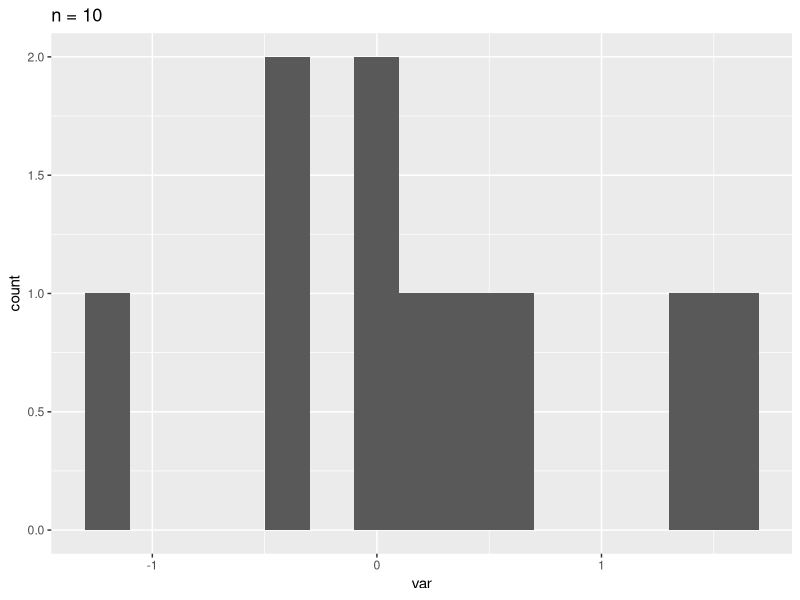
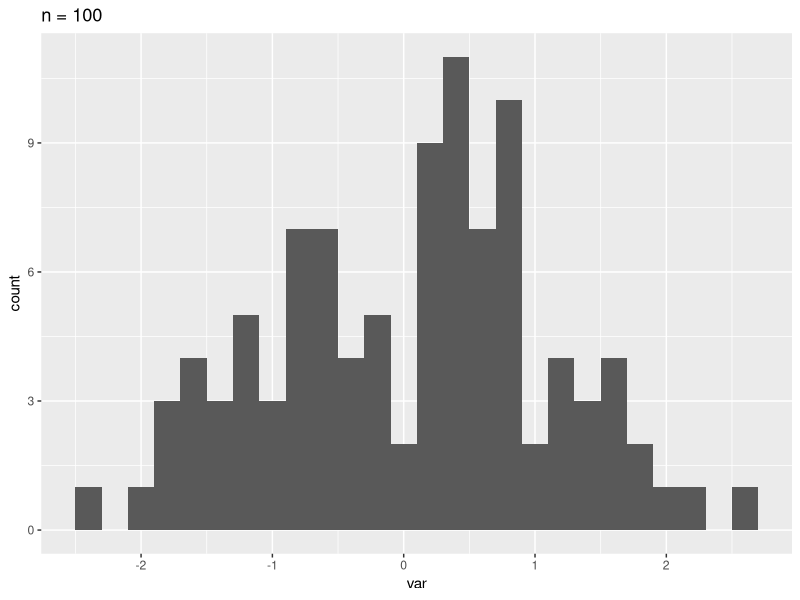
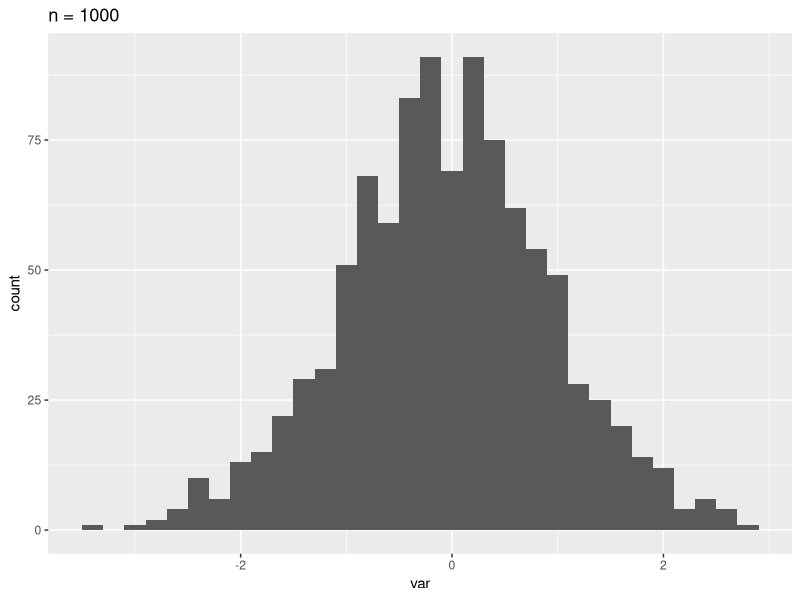
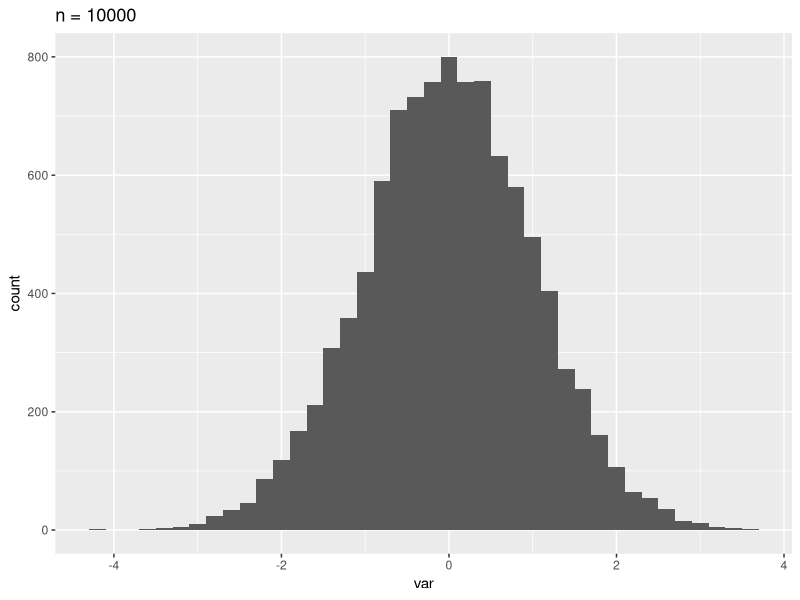

Reproduce these figures in R, in order.
## ---- chunk 1
knitr::opts_chunk$set(echo = TRUE)
## ---- chunk 2
library(ggplot2)
for (count in 1:4) {
  n <- 10 ^ count
  x <- data.frame(var = rnorm(n))
  print(ggplot(x) +
    geom_histogram(aes(x = var), binwidth = 0.2) +
    ggtitle(paste('n =', n)))
}
